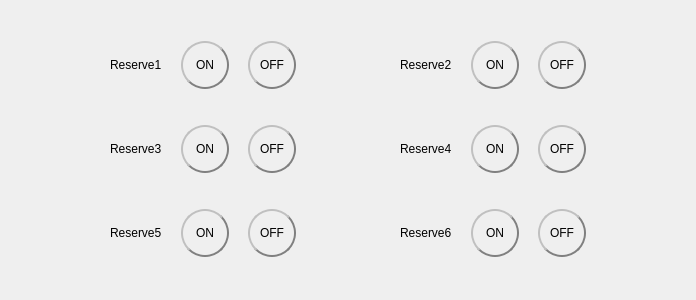
<?xml version="1.0" encoding="UTF-8"?>
<ui version="4.0">
 <class>HCManualReservePage</class>
 <widget class="QWidget" name="HCManualReservePage">
  <property name="geometry">
   <rect>
    <x>0</x>
    <y>0</y>
    <width>696</width>
    <height>300</height>
   </rect>
  </property>
  <property name="windowTitle">
   <string>Form</string>
  </property>
  <layout class="QGridLayout" name="gridLayout">
   <item row="0" column="1">
    <widget class="QLabel" name="label_2">
     <property name="text">
      <string>Reserve1</string>
     </property>
    </widget>
   </item>
   <item row="0" column="2">
    <widget class="QLabel" name="reserve1InLabel">
     <property name="sizePolicy">
      <sizepolicy hsizetype="Fixed" vsizetype="Fixed">
       <horstretch>0</horstretch>
       <verstretch>0</verstretch>
      </sizepolicy>
     </property>
     <property name="text">
      <string/>
     </property>
     <property name="pixmap">
      <pixmap resource="../custom_widgets/iciomonitor/iciomonitor.qrc">:/resource/ledgray(16).png</pixmap>
     </property>
    </widget>
   </item>
   <item row="0" column="3">
    <widget class="QToolButton" name="connectReserve1ToolButton">
     <property name="sizePolicy">
      <sizepolicy hsizetype="Preferred" vsizetype="Preferred">
       <horstretch>0</horstretch>
       <verstretch>0</verstretch>
      </sizepolicy>
     </property>
     <property name="minimumSize">
      <size>
       <width>48</width>
       <height>48</height>
      </size>
     </property>
     <property name="maximumSize">
      <size>
       <width>48</width>
       <height>48</height>
      </size>
     </property>
     <property name="styleSheet">
      <string notr="true">border-style: outset;
border-width: 2px;
border-radius: 24px;
border-color: gray;</string>
     </property>
     <property name="text">
      <string>ON</string>
     </property>
    </widget>
   </item>
   <item row="0" column="4">
    <widget class="QLabel" name="reserve1StatusLabel">
     <property name="sizePolicy">
      <sizepolicy hsizetype="Fixed" vsizetype="Fixed">
       <horstretch>0</horstretch>
       <verstretch>0</verstretch>
      </sizepolicy>
     </property>
     <property name="text">
      <string/>
     </property>
     <property name="pixmap">
      <pixmap resource="../custom_widgets/iciomonitor/iciomonitor.qrc">:/resource/ledgray(16).png</pixmap>
     </property>
    </widget>
   </item>
   <item row="0" column="5">
    <widget class="QToolButton" name="disconnectReserve1ToolButton">
     <property name="sizePolicy">
      <sizepolicy hsizetype="Preferred" vsizetype="Preferred">
       <horstretch>0</horstretch>
       <verstretch>0</verstretch>
      </sizepolicy>
     </property>
     <property name="minimumSize">
      <size>
       <width>48</width>
       <height>48</height>
      </size>
     </property>
     <property name="maximumSize">
      <size>
       <width>48</width>
       <height>48</height>
      </size>
     </property>
     <property name="styleSheet">
      <string notr="true">border-style: outset;
border-width: 2px;
border-radius: 24px;
border-color: gray;</string>
     </property>
     <property name="text">
      <string>OFF</string>
     </property>
    </widget>
   </item>
   <item row="0" column="11">
    <widget class="QToolButton" name="connectReserve2ToolButton">
     <property name="sizePolicy">
      <sizepolicy hsizetype="Preferred" vsizetype="Preferred">
       <horstretch>0</horstretch>
       <verstretch>0</verstretch>
      </sizepolicy>
     </property>
     <property name="minimumSize">
      <size>
       <width>48</width>
       <height>48</height>
      </size>
     </property>
     <property name="maximumSize">
      <size>
       <width>48</width>
       <height>48</height>
      </size>
     </property>
     <property name="styleSheet">
      <string notr="true">border-style: outset;
border-width: 2px;
border-radius: 24px;
border-color: gray;</string>
     </property>
     <property name="text">
      <string>ON</string>
     </property>
    </widget>
   </item>
   <item row="0" column="12">
    <widget class="QLabel" name="reserve2StatusLabel">
     <property name="sizePolicy">
      <sizepolicy hsizetype="Fixed" vsizetype="Fixed">
       <horstretch>0</horstretch>
       <verstretch>0</verstretch>
      </sizepolicy>
     </property>
     <property name="text">
      <string/>
     </property>
     <property name="pixmap">
      <pixmap resource="../custom_widgets/iciomonitor/iciomonitor.qrc">:/resource/ledgray(16).png</pixmap>
     </property>
    </widget>
   </item>
   <item row="0" column="14">
    <widget class="QToolButton" name="disconnectReserve2ToolButton">
     <property name="sizePolicy">
      <sizepolicy hsizetype="Preferred" vsizetype="Preferred">
       <horstretch>0</horstretch>
       <verstretch>0</verstretch>
      </sizepolicy>
     </property>
     <property name="minimumSize">
      <size>
       <width>48</width>
       <height>48</height>
      </size>
     </property>
     <property name="maximumSize">
      <size>
       <width>48</width>
       <height>48</height>
      </size>
     </property>
     <property name="styleSheet">
      <string notr="true">border-style: outset;
border-width: 2px;
border-radius: 24px;
border-color: gray;</string>
     </property>
     <property name="text">
      <string>OFF</string>
     </property>
    </widget>
   </item>
   <item row="1" column="3">
    <widget class="QToolButton" name="connectReserve3ToolButton">
     <property name="sizePolicy">
      <sizepolicy hsizetype="Preferred" vsizetype="Preferred">
       <horstretch>0</horstretch>
       <verstretch>0</verstretch>
      </sizepolicy>
     </property>
     <property name="minimumSize">
      <size>
       <width>48</width>
       <height>48</height>
      </size>
     </property>
     <property name="maximumSize">
      <size>
       <width>48</width>
       <height>48</height>
      </size>
     </property>
     <property name="styleSheet">
      <string notr="true">border-style: outset;
border-width: 2px;
border-radius: 24px;
border-color: gray;</string>
     </property>
     <property name="text">
      <string>ON</string>
     </property>
    </widget>
   </item>
   <item row="1" column="2">
    <widget class="QLabel" name="reserve3InLabel">
     <property name="sizePolicy">
      <sizepolicy hsizetype="Fixed" vsizetype="Fixed">
       <horstretch>0</horstretch>
       <verstretch>0</verstretch>
      </sizepolicy>
     </property>
     <property name="text">
      <string/>
     </property>
     <property name="pixmap">
      <pixmap resource="../custom_widgets/iciomonitor/iciomonitor.qrc">:/resource/ledgray(16).png</pixmap>
     </property>
    </widget>
   </item>
   <item row="1" column="1">
    <widget class="QLabel" name="label_4">
     <property name="text">
      <string>Reserve3</string>
     </property>
    </widget>
   </item>
   <item row="2" column="1">
    <widget class="QLabel" name="label">
     <property name="text">
      <string>Reserve5</string>
     </property>
    </widget>
   </item>
   <item row="2" column="2">
    <widget class="QLabel" name="reserve5InLabel">
     <property name="sizePolicy">
      <sizepolicy hsizetype="Fixed" vsizetype="Fixed">
       <horstretch>0</horstretch>
       <verstretch>0</verstretch>
      </sizepolicy>
     </property>
     <property name="text">
      <string/>
     </property>
     <property name="pixmap">
      <pixmap resource="../custom_widgets/iciomonitor/iciomonitor.qrc">:/resource/ledgray(16).png</pixmap>
     </property>
    </widget>
   </item>
   <item row="1" column="5">
    <widget class="QToolButton" name="disconnectReserve3ToolButton">
     <property name="sizePolicy">
      <sizepolicy hsizetype="Preferred" vsizetype="Preferred">
       <horstretch>0</horstretch>
       <verstretch>0</verstretch>
      </sizepolicy>
     </property>
     <property name="minimumSize">
      <size>
       <width>48</width>
       <height>48</height>
      </size>
     </property>
     <property name="maximumSize">
      <size>
       <width>48</width>
       <height>48</height>
      </size>
     </property>
     <property name="styleSheet">
      <string notr="true">border-style: outset;
border-width: 2px;
border-radius: 24px;
border-color: gray;</string>
     </property>
     <property name="text">
      <string>OFF</string>
     </property>
    </widget>
   </item>
   <item row="1" column="4">
    <widget class="QLabel" name="reserve3StatusLabel">
     <property name="sizePolicy">
      <sizepolicy hsizetype="Fixed" vsizetype="Fixed">
       <horstretch>0</horstretch>
       <verstretch>0</verstretch>
      </sizepolicy>
     </property>
     <property name="text">
      <string/>
     </property>
     <property name="pixmap">
      <pixmap resource="../custom_widgets/iciomonitor/iciomonitor.qrc">:/resource/ledgray(16).png</pixmap>
     </property>
    </widget>
   </item>
   <item row="2" column="4">
    <widget class="QLabel" name="reserve5StatusLabel">
     <property name="sizePolicy">
      <sizepolicy hsizetype="Fixed" vsizetype="Fixed">
       <horstretch>0</horstretch>
       <verstretch>0</verstretch>
      </sizepolicy>
     </property>
     <property name="text">
      <string/>
     </property>
     <property name="pixmap">
      <pixmap resource="../custom_widgets/iciomonitor/iciomonitor.qrc">:/resource/ledgray(16).png</pixmap>
     </property>
    </widget>
   </item>
   <item row="2" column="3">
    <widget class="QToolButton" name="connectReserve5ToolButton">
     <property name="sizePolicy">
      <sizepolicy hsizetype="Preferred" vsizetype="Preferred">
       <horstretch>0</horstretch>
       <verstretch>0</verstretch>
      </sizepolicy>
     </property>
     <property name="minimumSize">
      <size>
       <width>48</width>
       <height>48</height>
      </size>
     </property>
     <property name="maximumSize">
      <size>
       <width>48</width>
       <height>48</height>
      </size>
     </property>
     <property name="styleSheet">
      <string notr="true">border-style: outset;
border-width: 2px;
border-radius: 24px;
border-color: gray;</string>
     </property>
     <property name="text">
      <string>ON</string>
     </property>
    </widget>
   </item>
   <item row="2" column="5">
    <widget class="QToolButton" name="disconnectReserve5ToolButton">
     <property name="sizePolicy">
      <sizepolicy hsizetype="Preferred" vsizetype="Preferred">
       <horstretch>0</horstretch>
       <verstretch>0</verstretch>
      </sizepolicy>
     </property>
     <property name="minimumSize">
      <size>
       <width>48</width>
       <height>48</height>
      </size>
     </property>
     <property name="maximumSize">
      <size>
       <width>48</width>
       <height>48</height>
      </size>
     </property>
     <property name="styleSheet">
      <string notr="true">border-style: outset;
border-width: 2px;
border-radius: 24px;
border-color: gray;</string>
     </property>
     <property name="text">
      <string>OFF</string>
     </property>
    </widget>
   </item>
   <item row="0" column="10">
    <widget class="QLabel" name="reserve2InLabel">
     <property name="sizePolicy">
      <sizepolicy hsizetype="Fixed" vsizetype="Fixed">
       <horstretch>0</horstretch>
       <verstretch>0</verstretch>
      </sizepolicy>
     </property>
     <property name="text">
      <string/>
     </property>
     <property name="pixmap">
      <pixmap resource="../custom_widgets/iciomonitor/iciomonitor.qrc">:/resource/ledgray(16).png</pixmap>
     </property>
    </widget>
   </item>
   <item row="0" column="7">
    <widget class="QLabel" name="label_6">
     <property name="text">
      <string>Reserve2</string>
     </property>
    </widget>
   </item>
   <item row="1" column="7">
    <widget class="QLabel" name="label_3">
     <property name="text">
      <string>Reserve4</string>
     </property>
    </widget>
   </item>
   <item row="2" column="7">
    <widget class="QLabel" name="label_5">
     <property name="text">
      <string>Reserve6</string>
     </property>
    </widget>
   </item>
   <item row="1" column="10">
    <widget class="QLabel" name="reserve4InLabel">
     <property name="sizePolicy">
      <sizepolicy hsizetype="Fixed" vsizetype="Fixed">
       <horstretch>0</horstretch>
       <verstretch>0</verstretch>
      </sizepolicy>
     </property>
     <property name="text">
      <string/>
     </property>
     <property name="pixmap">
      <pixmap resource="../custom_widgets/iciomonitor/iciomonitor.qrc">:/resource/ledgray(16).png</pixmap>
     </property>
    </widget>
   </item>
   <item row="1" column="11">
    <widget class="QToolButton" name="connectReserve4ToolButton">
     <property name="sizePolicy">
      <sizepolicy hsizetype="Preferred" vsizetype="Preferred">
       <horstretch>0</horstretch>
       <verstretch>0</verstretch>
      </sizepolicy>
     </property>
     <property name="minimumSize">
      <size>
       <width>48</width>
       <height>48</height>
      </size>
     </property>
     <property name="maximumSize">
      <size>
       <width>48</width>
       <height>48</height>
      </size>
     </property>
     <property name="styleSheet">
      <string notr="true">border-style: outset;
border-width: 2px;
border-radius: 24px;
border-color: gray;</string>
     </property>
     <property name="text">
      <string>ON</string>
     </property>
    </widget>
   </item>
   <item row="1" column="12">
    <widget class="QLabel" name="reserve4StatusLabel">
     <property name="sizePolicy">
      <sizepolicy hsizetype="Fixed" vsizetype="Fixed">
       <horstretch>0</horstretch>
       <verstretch>0</verstretch>
      </sizepolicy>
     </property>
     <property name="text">
      <string/>
     </property>
     <property name="pixmap">
      <pixmap resource="../custom_widgets/iciomonitor/iciomonitor.qrc">:/resource/ledgray(16).png</pixmap>
     </property>
    </widget>
   </item>
   <item row="1" column="14">
    <widget class="QToolButton" name="disconnectReserve4ToolButton">
     <property name="sizePolicy">
      <sizepolicy hsizetype="Preferred" vsizetype="Preferred">
       <horstretch>0</horstretch>
       <verstretch>0</verstretch>
      </sizepolicy>
     </property>
     <property name="minimumSize">
      <size>
       <width>48</width>
       <height>48</height>
      </size>
     </property>
     <property name="maximumSize">
      <size>
       <width>48</width>
       <height>48</height>
      </size>
     </property>
     <property name="styleSheet">
      <string notr="true">border-style: outset;
border-width: 2px;
border-radius: 24px;
border-color: gray;</string>
     </property>
     <property name="text">
      <string>OFF</string>
     </property>
    </widget>
   </item>
   <item row="2" column="10">
    <widget class="QLabel" name="reserve6InLabel">
     <property name="sizePolicy">
      <sizepolicy hsizetype="Fixed" vsizetype="Fixed">
       <horstretch>0</horstretch>
       <verstretch>0</verstretch>
      </sizepolicy>
     </property>
     <property name="text">
      <string/>
     </property>
     <property name="pixmap">
      <pixmap resource="../custom_widgets/iciomonitor/iciomonitor.qrc">:/resource/ledgray(16).png</pixmap>
     </property>
    </widget>
   </item>
   <item row="2" column="11">
    <widget class="QToolButton" name="connectReserve6ToolButton">
     <property name="sizePolicy">
      <sizepolicy hsizetype="Preferred" vsizetype="Preferred">
       <horstretch>0</horstretch>
       <verstretch>0</verstretch>
      </sizepolicy>
     </property>
     <property name="minimumSize">
      <size>
       <width>48</width>
       <height>48</height>
      </size>
     </property>
     <property name="maximumSize">
      <size>
       <width>48</width>
       <height>48</height>
      </size>
     </property>
     <property name="styleSheet">
      <string notr="true">border-style: outset;
border-width: 2px;
border-radius: 24px;
border-color: gray;</string>
     </property>
     <property name="text">
      <string>ON</string>
     </property>
    </widget>
   </item>
   <item row="2" column="12">
    <widget class="QLabel" name="reserve6StatusLabel">
     <property name="sizePolicy">
      <sizepolicy hsizetype="Fixed" vsizetype="Fixed">
       <horstretch>0</horstretch>
       <verstretch>0</verstretch>
      </sizepolicy>
     </property>
     <property name="text">
      <string/>
     </property>
     <property name="pixmap">
      <pixmap resource="../custom_widgets/iciomonitor/iciomonitor.qrc">:/resource/ledgray(16).png</pixmap>
     </property>
    </widget>
   </item>
   <item row="2" column="14">
    <widget class="QToolButton" name="disconnectReserve6ToolButton">
     <property name="sizePolicy">
      <sizepolicy hsizetype="Preferred" vsizetype="Preferred">
       <horstretch>0</horstretch>
       <verstretch>0</verstretch>
      </sizepolicy>
     </property>
     <property name="minimumSize">
      <size>
       <width>48</width>
       <height>48</height>
      </size>
     </property>
     <property name="maximumSize">
      <size>
       <width>48</width>
       <height>48</height>
      </size>
     </property>
     <property name="styleSheet">
      <string notr="true">border-style: outset;
border-width: 2px;
border-radius: 24px;
border-color: gray;</string>
     </property>
     <property name="text">
      <string>OFF</string>
     </property>
    </widget>
   </item>
   <item row="0" column="6">
    <spacer name="horizontalSpacer">
     <property name="orientation">
      <enum>Qt::Horizontal</enum>
     </property>
     <property name="sizeHint" stdset="0">
      <size>
       <width>40</width>
       <height>20</height>
      </size>
     </property>
    </spacer>
   </item>
   <item row="0" column="15">
    <spacer name="horizontalSpacer_2">
     <property name="orientation">
      <enum>Qt::Horizontal</enum>
     </property>
     <property name="sizeHint" stdset="0">
      <size>
       <width>40</width>
       <height>20</height>
      </size>
     </property>
    </spacer>
   </item>
   <item row="0" column="0">
    <spacer name="horizontalSpacer_3">
     <property name="orientation">
      <enum>Qt::Horizontal</enum>
     </property>
     <property name="sizeHint" stdset="0">
      <size>
       <width>40</width>
       <height>20</height>
      </size>
     </property>
    </spacer>
   </item>
  </layout>
 </widget>
 <resources>
  <include location="../custom_widgets/iciomonitor/iciomonitor.qrc"/>
 </resources>
 <connections/>
</ui>
